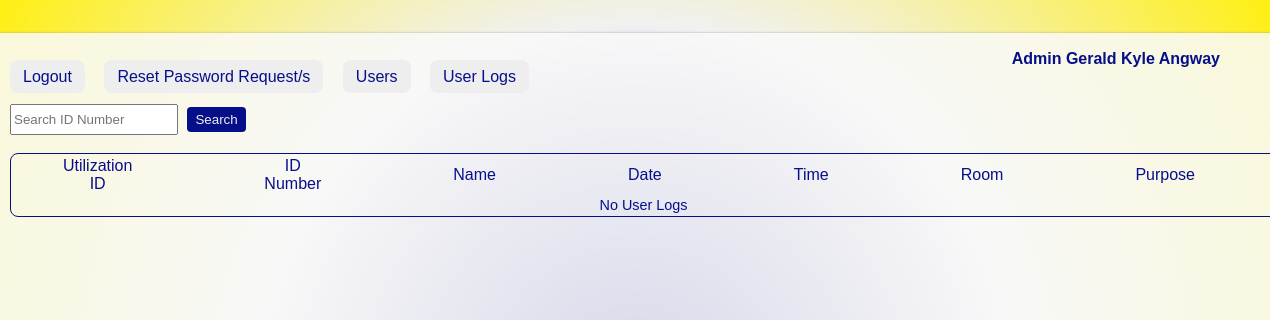
/admin_module/admin_userlogs.php (signed in), run on an earlier commit of the app's database.
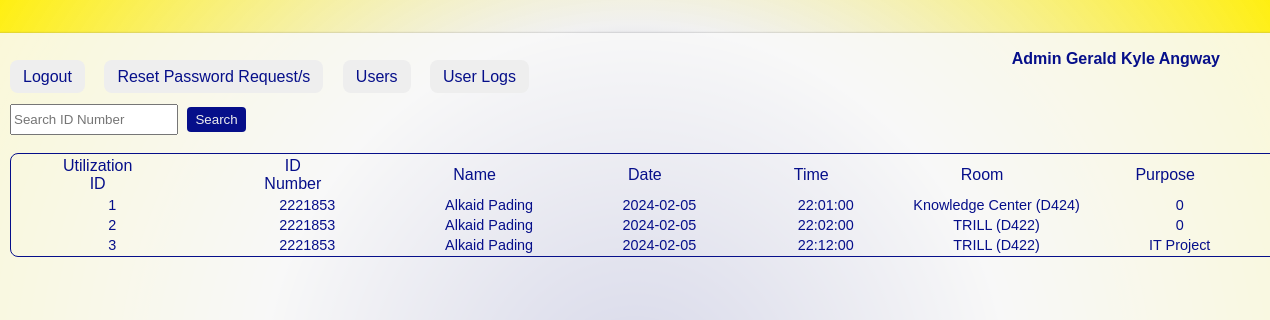
And on a later commit of the database.
### tables this page shows
CREATE TABLE IF NOT EXISTS `utilization` (
  `UtilizationID` int NOT NULL AUTO_INCREMENT,
  `UserID` int NOT NULL,
  `Date` date NOT NULL,
  `Time` time NOT NULL,
  `Room` varchar(30) NOT NULL,
  `Purpose` varchar(200) NOT NULL,
  PRIMARY KEY (`UtilizationID`),
  KEY `user_util` (`UserID`)
);

CREATE TABLE IF NOT EXISTS `users` (
  `UserID` int NOT NULL AUTO_INCREMENT,
  `IDNum` varchar(10) NOT NULL,
  `FirstName` varchar(100) NOT NULL,
  `LastName` varchar(100) NOT NULL,
  `Program` varchar(6) DEFAULT NULL,
  `Role` varchar(10) NOT NULL,
  PRIMARY KEY (`UserID`)
);

### admin_module/admin_userlogs.php (the view, shortened to what this page needs)
<?php
require('../database/db.php');
$userID = isset($_SESSION['userID']) ? $_SESSION['userID'] : null;
$name = "";
if ($userID !== null) {
    $sqlUser = "SELECT CONCAT(FirstName, ' ', LastName) AS FullName FROM users WHERE UserID = ?";
    $stmtUser = $db->prepare($sqlUser);
    $stmtUser->bind_param("i", $userID);
    $stmtUser->execute();
    $resultUser = $stmtUser->get_result();
    if ($rowUser = $resultUser->fetch_assoc()) {
        $name = $rowUser['FullName'];
    }
}
if (isset($_GET['idNumber'])) {
    $searchID = $_GET['idNumber'];
    $logsSql = "SELECT u.UtilizationID, u.UserID, u.Date, u.Time, u.Room, u.Purpose, us.IDNum, CONCAT(us.FirstName, ' ', us.LastName) AS UserName FROM utilization u JOIN users us ON u.UserID = us.UserID WHERE us.IDNum = ?";
    $stmtLogs = $db->prepare($logsSql);
    $stmtLogs->bind_param("s", $searchID);
    $stmtLogs->execute();
    $logsResult = $stmtLogs->get_result();
} else {
    $logsSql = "SELECT u.UtilizationID, u.UserID, u.Date, u.Time, u.Room, u.Purpose, us.IDNum, CONCAT(us.FirstName, ' ', us.LastName) AS UserName FROM utilization u JOIN users us ON u.UserID = us.UserID";
    $logsResult = $db->query($logsSql);
}
?>
<!DOCTYPE html>
<html lang="en">
<head>
    <link rel="stylesheet" href="../css/userlogs.css">
</head>
<body>
<div class="box-container">
    <div class="logout">
        <a href='../otherpages/logout.php'>Logout</a>
    </div>
    <div class="reset">
        <a href='admin.php'>Reset Password Request/s</a>
    </div>
    <div class="users">
        <a href='admin_viewusers.php'>Users</a>
    </div>
    <div class="logs">
        <a href='admin_userlogs.php'>User Logs</a>
    </div>
    <br><br>
    <div class="search">
        <form method="get" action="admin_userlogs.php">
            <input type="text" id="idNumber" name="idNumber" placeholder="Search ID Number">
            <button type="submit">Search</button>
        </form>
    </div>
    <br>
    <div class="table">
        <table>
            <thead>
            <tr>
                <th>Utilization ID</th>
                <th>ID Number</th>
                <th>Name</th>
                <th>Date</th>
                <th>Time</th>
                <th>Room</th>
                <th>Purpose</th>
            </tr>
            </thead>
            <tbody>
            <?php
            if ($logsResult && $logsResult->num_rows > 0) {
                while ($logRow = $logsResult->fetch_assoc()) {
                    echo "<tr>
                                    <td>" . htmlspecialchars($logRow['UtilizationID']) . "</td>
                                    <td>" . htmlspecialchars($logRow['IDNum']) . "</td>
                                    <td>" . htmlspecialchars($logRow['UserName']) . "</td>
                                    <td>" . htmlspecialchars($logRow['Date']) . "</td>
                                    <td>" . htmlspecialchars($logRow['Time']) . "</td>
                                    <td>" . htmlspecialchars($logRow['Room']) . "</td>
                                    <td>" . htmlspecialchars($logRow['Purpose']) . "</td>
                                </tr>";
                }
            } else {
                echo "<tr><td colspan='7'>No User Logs</td></tr>";
            }
            ?>
            </tbody>
        </table>
    </div>
    <p><strong>Admin <?php echo htmlspecialchars($name);  ?></strong></p>
</div>
</body>
</html>

What changed in the data, as far as the page shows it:
added utilization: UtilizationID "1", UserID.IDNum "2221853", UserName "Alkaid Pading", Date "2024-02-05", Time "22:01:00", Room "Knowledge Center (D424)", Purpose "0"
added utilization: UtilizationID "2", UserID.IDNum "2221853", UserName "Alkaid Pading", Date "2024-02-05", Time "22:02:00", Room "TRILL (D422)", Purpose "0"
added utilization: UtilizationID "3", UserID.IDNum "2221853", UserName "Alkaid Pading", Date "2024-02-05", Time "22:12:00", Room "TRILL (D422)", Purpose "IT Project"
Also different on the page:
text no longer shown: "No User Logs"
